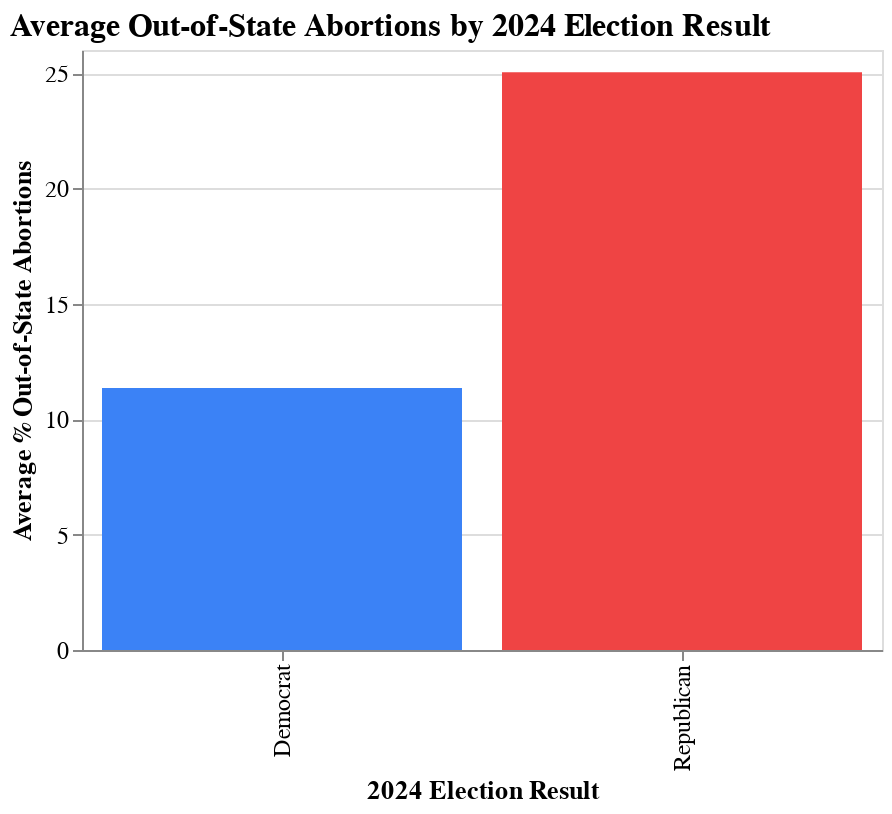

Source (notebook cell):
### Code cell
import altair as alt

# Create bar chart showing average out-of-state abortions by election
bar_chart = (
    alt.Chart(abortion)
    .mark_bar()
    .encode(
        x=alt.X('election_2024:N', title='2024 Election Result'),
        y=alt.Y('mean(out_of_state_pct):Q', title='Average % Out-of-State Abortions'),
        color=alt.Color('election_2024:N',
                        scale=alt.Scale(domain=['Democrat', 'Republican'],
                                        range=['#3b82f6', '#ef4444']),
                        legend=None),
        tooltip=[alt.Tooltip('election_2024:N', title='State Lean'),
                 alt.Tooltip('mean(out_of_state_pct):Q', title='Average % Out-of-State')]
    )
    .properties(
        title='Average Out-of-State Abortions by 2024 Election Result',
        width=400,
        height=300
    )
    .configure_axis(labelFontSize=12, titleFontSize=13)
    .configure_title(fontSize=16, anchor='start')
)

bar_chart
